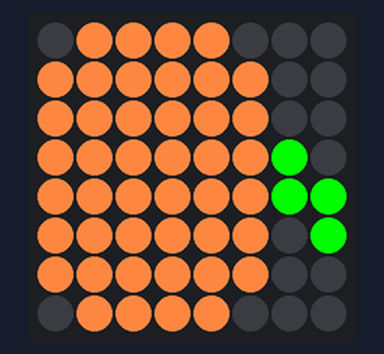
This program was run on a simulated Raspberry Pi (BCM pin numbers) with a Sense HAT. Shown: the Sense HAT's 8×8 RGB LED matrix. Random numbers come from a fixed seed.

Above: at 0.1 s.
At 2.1 s:
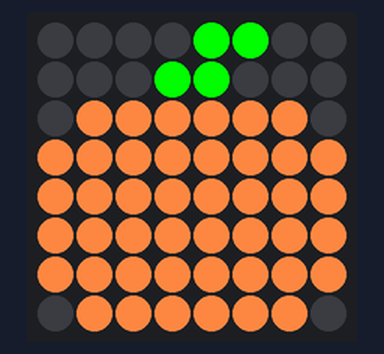
At 3.6 s:
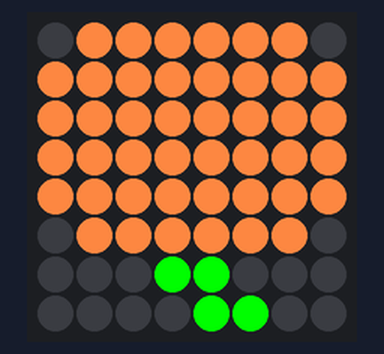
At 10.6 s:
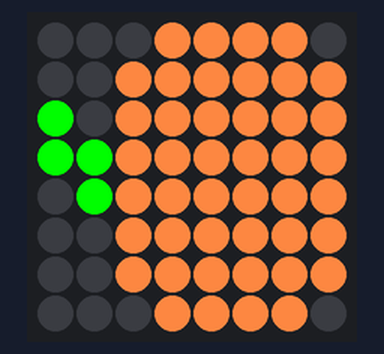
At 17.1 s:
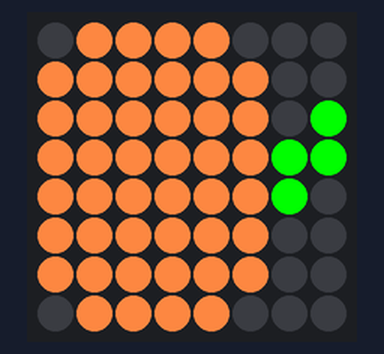
At 36.2 s:
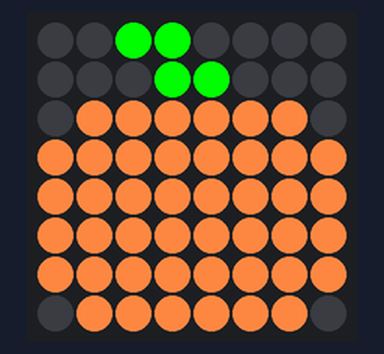

The program:

main.py
```python
from sense_hat import SenseHat
from time import sleep
from random import randint
sense = SenseHat()

g = (0, 255, 0)
o = (255, 132, 66)
b = (0, 0, 0)


#set up where the color will display pixels
pumpkin_pixels = [
    b, b, b, b, g, g, b, b,
    b, b, b, g, g, b, b, b,
    b, o, o, o, o, o, o, b,
    o, o, o, o, o, o, o, o,
    o, o, o, o, o, o, o, o,
    o, o, o, o, o, o, o, o,
    o, o, o, o, o, o, o, o,
    b, o, o, o, o, o, o, b,
  ]

#display colors on LED matrix
sense.set_pixels(pumpkin_pixels)

while(True):
  choice = randint(0,4)
  if choice == 0:
    sense.set_rotation(0) #set_rotation() only takes 0, 90, 180, or 270 degrees
    choice = randint(0,4)
    sleep(0.5)
  elif choice == 1:
    sense.set_rotation(90)
    choice = randint(0,4)
    sleep(0.5)
  elif choice == 2:
    sense.set_rotation(270)
    choice = randint(0,4)
    sleep(0.5)
  elif choice == 3:
    sense.flip_v()
    choice = randint(0,4)
    sleep(0.5)
  else:
    sense.flip_h()
    choice = randint(0,4)
    sleep(0.5)
```

Measured:
- what the display in image 1 shows lasts 1.5 s, from 2.0 s to 3.5 s
- what the display in image 2 shows lasts 1.0 s, from 3.5 s to 4.5 s
- what the display in image 3 shows lasts 0.6 s, from 10.5 s to 11.1 s
